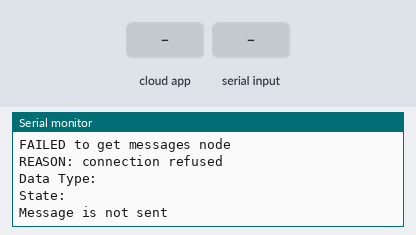
Recording of a sketch running on a simulated ESP8266 (NodeMCU). Parts: the last lines printed to the serial monitor. The inputs (shaded band) are chosen by the test bench. WiFi joins after 1.5 s; servers stay silent unless stated; the modem accepts every AT command (registered, SIM ready, sends succeed) and sends nothing else; the Firebase database answers and starts empty.

Above: at 2.7 s.
2.8 s: the phone or cloud app sets state to send
At 8.0 s:
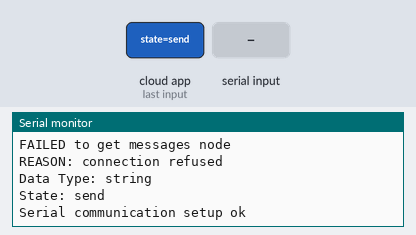
8.3 s: "string" received over the second serial link
11.4 s: the phone or cloud app sets state to send
At 15.7 s:
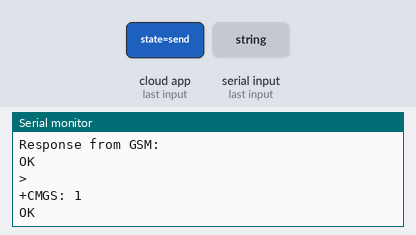

Measured:
- after the input at 2.8 s, the serial monitor: prints a new line after 4.0 s (image 1)
- after the input at 11.4 s, the serial monitor: prints a new line after 0.41 s (image 2)

The sketch:

new_code.ino
```cpp
#include <Arduino.h>
#if defined(ESP32)
#include <WiFi.h>
#elif defined(ESP8266)
#include <ESP8266WiFi.h>
#endif
#include <Firebase_ESP_Client.h>

#include <SoftwareSerial.h>
SoftwareSerial mySerial(4, 5);

// Provide the token generation process info.
#include "addons/TokenHelper.h"
// Provide the RTDB payload printing info and other helper functions.
#include "addons/RTDBHelper.h"

// Insert your network credentials
#define WIFI_SSID "Xiomi"
#define WIFI_PASSWORD "dddddddd"

// Insert Firebase project API Key
#define API_KEY "AIzaSyAqZtGnNzw35nZeO-ki64tCk6Yw-Nj9hQM"

// Insert RTDB URL
#define DATABASE_URL "https://sms-server-e138b-default-rtdb.firebaseio.com/"
// #define DATABASE_URL "https://sms-server-adef0-default-rtdb.firebaseio.com/"

// Define Firebase Data object
FirebaseData fbdo;

FirebaseAuth auth;
FirebaseConfig config;

unsigned long sendDataPrevMillis = 0;
bool signupOK = false;

void setup()
{
    Serial.begin(115200);

    WiFi.begin(WIFI_SSID, WIFI_PASSWORD);
    Serial.print("Connecting to Wi-Fi");
    while (WiFi.status() != WL_CONNECTED)
    {
        Serial.print(".");
        delay(300);
    }
    Serial.println();
    Serial.print("Connected with IP: ");
    Serial.println(WiFi.localIP());
    Serial.println();

    config.api_key = API_KEY;
    config.database_url = DATABASE_URL;

    if (Firebase.signUp(&config, &auth, "", ""))
    {
        Serial.println("ok");
        signupOK = true;
    }
    else
    {
        Serial.printf("%s\n", config.signer.signupError.message.c_str());
    }

    // Assign the callback function for the long running token generation task
    config.token_status_callback = tokenStatusCallback; // See addons/TokenHelper.h

    Firebase.begin(&config, &auth);
    Firebase.reconnectWiFi(true);
}

void printWithLineBreak(String text)
{
    int index = 0;
    while ((index = text.indexOf('|')) != -1)
    {
        Serial.println(text.substring(0, index));
        text = text.substring(index + 1);
    }
    Serial.println(text); // Print the last part
}

void loop()
{
    if (Firebase.ready() && signupOK && (millis() - sendDataPrevMillis > 5000 || sendDataPrevMillis == 0))
    {
        sendDataPrevMillis = millis();

        String textToSend = "Hello, Firebase!";
        String receivedText;
        String receivedNum;
        String state;

        if (Firebase.RTDB.getJSON(&fbdo, "messages"))
        {
            FirebaseJson &json = fbdo.jsonObject();
            FirebaseJsonData jsonData;

            // Retrieve the "designation" field
            if (json.get(jsonData, "designation") && jsonData.type == "string")
            {
                Serial.println("Designation: " + jsonData.stringValue);
                receivedNum = jsonData.stringValue;
            }
            else
            {
                Serial.println("Failed to get designation");
            }

            // Retrieve the "message" field
            if (json.get(jsonData, "message") && jsonData.type == "string")
            {
                Serial.println("Message: " + jsonData.stringValue);
                receivedText = jsonData.stringValue;
            }
            else
            {
                Serial.println("Failed to get message");
            }
        }
        else
        {
            Serial.println("FAILED to get messages node");
            Serial.println("REASON: " + fbdo.errorReason());
            Serial.println("Data Type: " + fbdo.dataType());
        }
        if (Firebase.RTDB.getString(&fbdo, "state/state"))
        {
            state = fbdo.stringData();
            Serial.print("State: ");
            Serial.println(state);
        }
        else
        {
            Serial.println("FAILED to get state");
            Serial.println("REASON: " + fbdo.errorReason());
            Serial.println("Data Type: " + fbdo.dataType());
        }

        // Send message
        if (state == "send")
        {
            mySerial.begin(9600);
            Serial.println("Serial communication setup ok");

            mySerial.println("AT+CMGF=1");
            delay(1000);

            mySerial.print("AT+CMGS=\"+94");
            mySerial.print(receivedNum);
            mySerial.println("\"\r");
            delay(1000);
            mySerial.println(receivedText);
            delay(100);
            mySerial.println((char)26);
            delay(1000);

            // Wait for the response from the GSM module
            while (mySerial.available())
            {
                String response = "";
                while (mySerial.available())
                {
                    response += (char)mySerial.read();
                }
                Serial.println("Response from GSM: " + response);
            }

            String path = "state/state";
            String message = "send2";

            digitalWrite(LED_BUILTIN, LOW);
            delay(1000);
            digitalWrite(LED_BUILTIN, HIGH);

            if (Firebase.RTDB.setString(&fbdo, path.c_str(), message))
            {
                Serial.println("Data written to Firebase successfully");
            }
            else
            {
                Serial.println("FAILED to write data to Firebase");
                Serial.println("REASON: " + fbdo.errorReason());
            }
        }
        else
        {
            Serial.println("Message is not sent");
        }
    }
}
```
